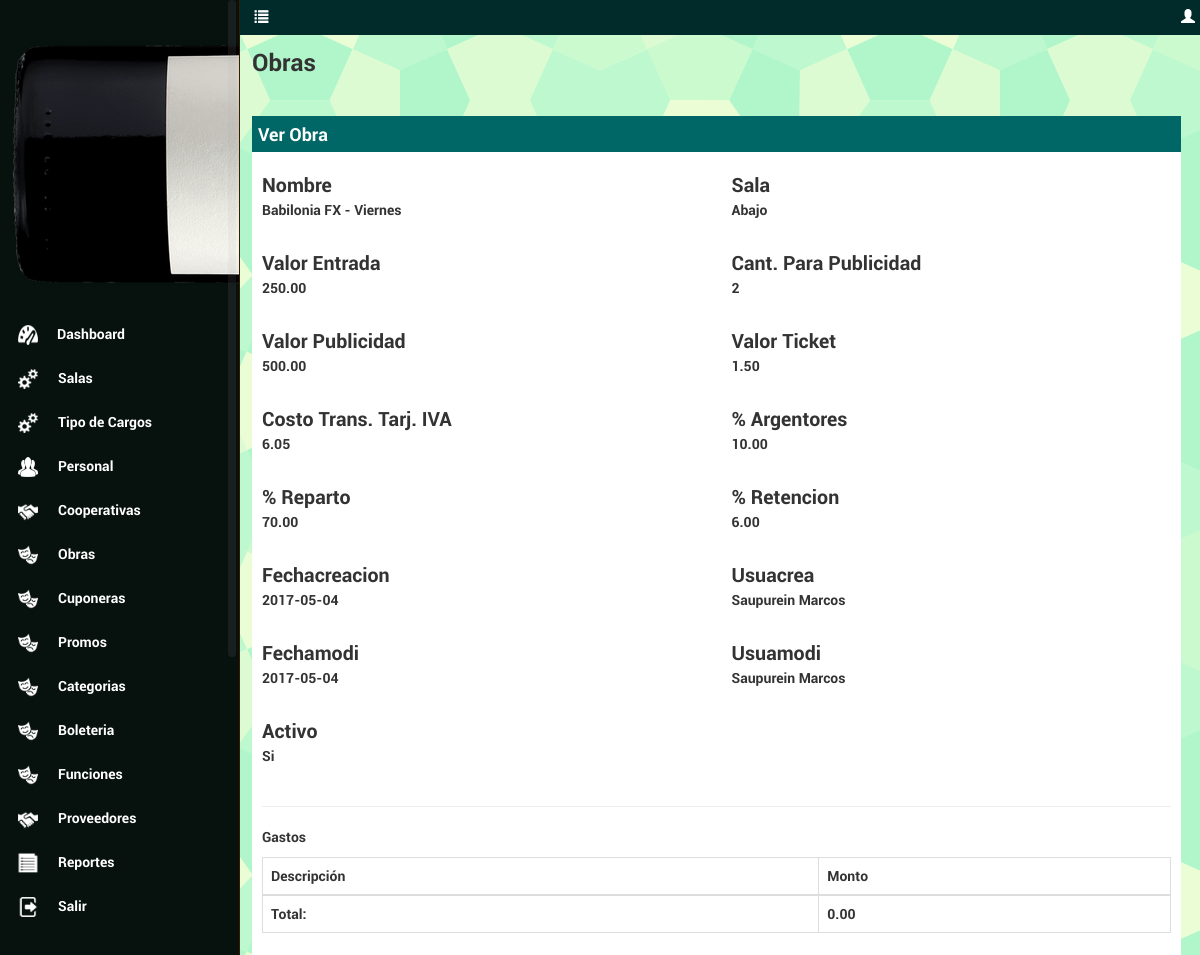
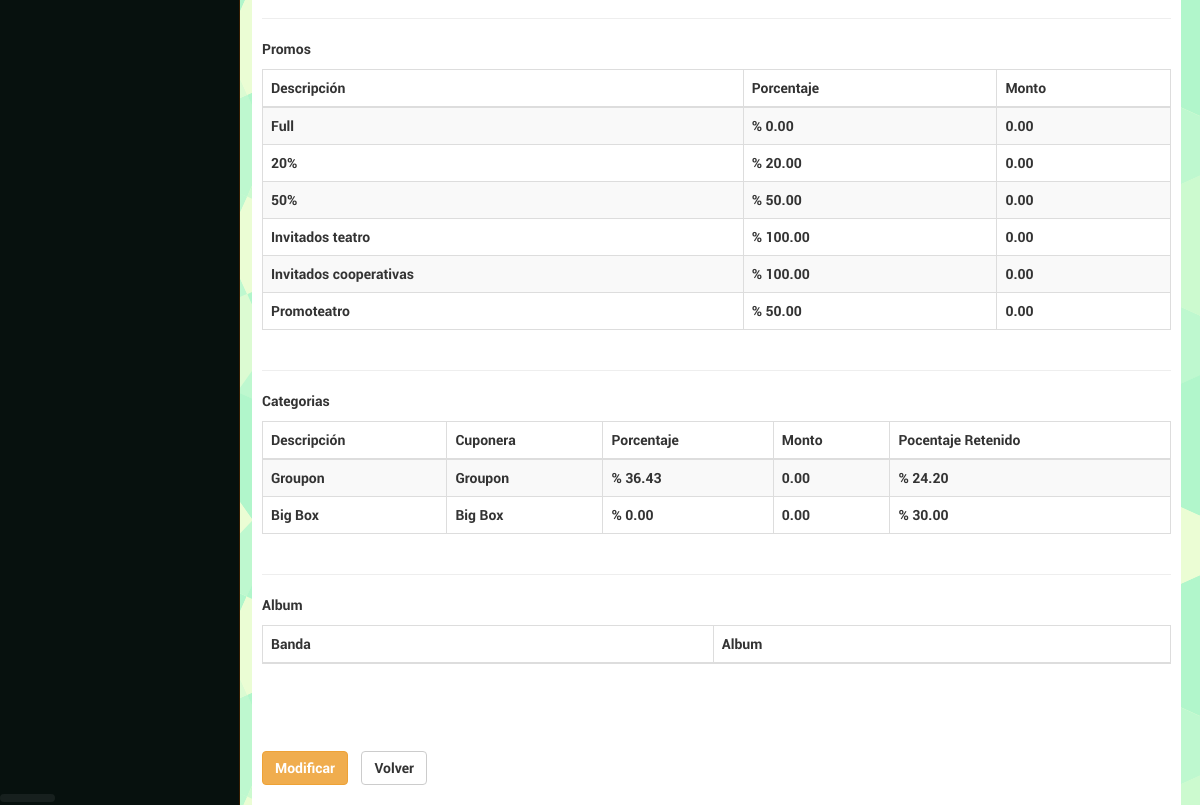
Screenshot of /trunk/dashboard/obras/ver.php?id=1 (signed in) with the database file from the repository (2 pictures, top to bottom).
### tables this page shows
CREATE TABLE IF NOT EXISTS `predio_menu` (
  `idmenu` int(11) NOT NULL AUTO_INCREMENT,
  `url` varchar(45) NOT NULL,
  `icono` varchar(45) DEFAULT NULL,
  `nombre` varchar(45) NOT NULL,
  `Orden` smallint(6) DEFAULT NULL,
  `hover` varchar(45) DEFAULT NULL,
  `permiso` varchar(50) DEFAULT NULL,
  PRIMARY KEY (`idmenu`)
);

CREATE TABLE IF NOT EXISTS `dbpromosobras` (
  `idpromoobra` int(11) NOT NULL AUTO_INCREMENT,
  `descripcion` varchar(120) DEFAULT NULL,
  `refobras` int(11) NOT NULL,
  `vigenciadesde` date DEFAULT NULL,
  `vigenciahasta` date DEFAULT NULL,
  `porcentaje` decimal(5,2) DEFAULT NULL,
  `monto` decimal(18,2) DEFAULT NULL,
  PRIMARY KEY (`idpromoobra`),
  KEY `fk_promo_obras_idx` (`refobras`)
);

CREATE TABLE IF NOT EXISTS `dbcategorias` (
  `idcategoria` int(11) NOT NULL AUTO_INCREMENT,
  `descripcion` varchar(120) NOT NULL,
  `refobras` int(11) NOT NULL,
  `refcuponeras` int(11) NOT NULL,
  `porcentaje` decimal(5,2) DEFAULT NULL,
  `monto` decimal(10,2) DEFAULT NULL,
  `pocentajeretenido` decimal(5,2) DEFAULT NULL,
  PRIMARY KEY (`idcategoria`),
  KEY `fk_categorias_obras_idx` (`refobras`),
  KEY `fk_categorias_cuponeras_idx` (`refcuponeras`)
);

CREATE TABLE IF NOT EXISTS `tbcuponeras` (
  `idcuponera` int(11) NOT NULL AUTO_INCREMENT,
  `nombre` varchar(120) NOT NULL,
  `direccion` varchar(150) DEFAULT NULL,
  `telefono` varchar(10) DEFAULT NULL,
  `cuit` varchar(11) DEFAULT NULL,
  `email` varchar(120) DEFAULT NULL,
  `activo` bit(1) DEFAULT NULL,
  PRIMARY KEY (`idcuponera`)
);

### trunk/includes/appconfig.php (called while the page is built, shortened)
<?php
class appconfig {
function conexion() {
		$hostname = "localhost";
		$database = "u235498999_teatr";
		$username = "u235498999_teatr";
		$password = "rhcp7575";
		$conexion = array("hostname" => $hostname,
						  "database" => $database,
						  "username" => $username,
						  "password" => $password);
		return $conexion;
}
}
?>

### trunk/includes/funcionesReferencias.php (called while the page is built, shortened)
<?php
class ServiciosReferencias {
function traerObrasPorId($id) {
$sql = "select idobra,nombre,refsalas,valorentrada,cantpulicidad,valorpulicidad,valorticket,costotranscciontarjetaiva,porcentajeargentores,porcentajereparto,porcentajeretencion,fechacreacion,usuacrea,fechamodi,usuamodi,(case when activo = 1 then 'Si' else 'No' end) as activo from dbobras where idobra =".$id;
$res = $this->query($sql,0);
return $res;
}
function traerCategoriasPorObra($idObra) {
$sql = "select
c.idcategoria,
c.descripcion,
obr.nombre as obra,
cup.nombre as cuponera,
c.porcentaje,
c.monto,
c.pocentajeretenido,
c.refobras,
c.refcuponeras
from dbcategorias c
inner join dbobras obr ON obr.idobra = c.refobras
inner join tbsalas sa ON sa.idsala = obr.refsalas
inner join tbcuponeras cup ON cup.idcuponera = c.refcuponeras
where	obr.idobra = ".$idObra."
order by 1";
$res = $this->query($sql,0);
return $res;
}
function traerPromosobrasActivosPorObra($idObra) {
$sql = "select
p.idpromoobra,
p.descripcion,
p.refobras,
p.vigenciadesde,
p.vigenciahasta,
p.porcentaje,
p.monto
from dbpromosobras p
inner join dbobras obr ON obr.idobra = p.refobras
inner join tbsalas sa ON sa.idsala = obr.refsalas
where	obr.idobra = ".$idObra." and (p.vigenciadesde <= now() and p.vigenciahasta >= now() or (p.vigenciahasta = '0000-00-00' or p.vigenciahasta is null))
order by 1";
$res = $this->query($sql,0);
return $res;
}
function traerSalas() {
$sql = "select
s.idsala,
s.descripcion,
s.capacidad,
s.activa
from tbsalas s
order by 1";
$res = $this->query($sql,0);
return $res;
}
function query($sql,$accion) {
		require_once 'appconfig.php';
		$appconfig	= new appconfig();
		$datos		= $appconfig->conexion();
		$hostname	= $datos['hostname'];
		$database	= $datos['database'];
		$username	= $datos['username'];
		$password	= $datos['password'];
		$conex = mysql_connect($hostname,$username,$password) or die ("no se puede conectar".mysql_error());
		        $error = 0;
		$result=mysql_query($sql,$conex);
		if($error==1){
			mysql_query("ROLLBACK");
			return false;
		}
		 else{
			return $result;
		}
	}
}
?>

### trunk/dashboard/obras/ver.php (the view, shortened to what this page needs)
<?php
if (!isset($_SESSION['usua_predio']))
{
	header('Location: ../../error.php');
} else {
include ('../../includes/funciones.php');
include ('../../includes/funcionesHTML.php');
include ('../../includes/funcionesReferencias.php');
$serviciosFunciones = new Servicios();
$serviciosHTML 		= new ServiciosHTML();
$serviciosReferencias 	= new ServiciosReferencias();
$resMenu = $serviciosHTML->menu(utf8_encode($_SESSION['nombre_predio']),"Obras",$_SESSION['refroll_predio'],'');
$id = $_GET['id'];
$resResultado = $serviciosReferencias->traerObrasPorId($id);
$singular = "Obra";
$plural = "Obras";
$idTabla = "idobra";
$tabla 			= "dbobras";
$lblCambio	 	= array("refsalas","valorentrada","cantpulicidad","valorpulicidad","valorticket","costotranscciontarjetaiva","porcentajeargentores","porcentajereparto","porcentajeretencion");
$lblreemplazo	= array("Sala","Valor Entrada","Cant. para Publicidad","Valor Publicidad","Valor Ticket","Costo Trans. Tarj. IVA","% Argentores","% Reparto","% Retencion");
$resSalas	=	$serviciosReferencias->traerSalas();
$cadRef 	= 	$serviciosFunciones->devolverSelectBoxActivo($resSalas,array(1),'',mysql_result($resResultado,0,'refsalas'));
$refdescripcion = array(0=>$cadRef);
$refCampo 	=  array("refsalas");
$formulario 	= $serviciosFunciones->camposTablaVer($id, $idTabla,$tabla,$lblCambio,$lblreemplazo,$refdescripcion,$refCampo);
$resPromos		= $serviciosReferencias->traerPromosobrasActivosPorObra($id);
$resCategorias	= $serviciosReferencias->traerCategoriasPorObra($id);
?>
<!DOCTYPE HTML>
<html>
<head>
<link href="../../css/estiloDash.css" rel="stylesheet" type="text/css">
    <link rel="stylesheet" href="../../css/jquery-ui.css">
    <link rel="stylesheet" href="../../bootstrap/css/bootstrap.min.css"/>
	<link rel="stylesheet" href="../../css/bootstrap-datetimepicker.min.css">
   <link href="../../css/perfect-scrollbar.css" rel="stylesheet">
</head>
<body>
 <?php echo $resMenu; ?>
<div id="content">
<h3><?php echo $plural; ?></h3>
    <div class="boxInfoLargo">
        <div id="headBoxInfo">
        	<p style="color: #fff; font-size:18px; height:16px;">Ver <?php echo $singular; ?></p>
        </div>
    	<div class="cuerpoBox">
        	<form class="form-inline formulario" role="form">
			<div class="row">
			<?php echo $formulario; ?>
            </div>
            <hr>
            <div class="row">
            	<div class="col-md-12">
            	<p>Gastos</p>
                <table class="table table-bordered table-striped">
                	<thead>
                    	<th>Descripción</th>
                        <th>Monto</th>
                    </thead>
                    	<?php
							$total = 0;
						?>
                    <tfoot>
                    	<td>Total:</td>
                        <td><?php echo number_format($total,2,'.',','); ?></td>
                    </tfoot>
                </table>
                </div>
            </div>
            <hr>
            <div class="row">
            	<div class="col-md-12">
            	<p>Promos</p>
                <table class="table table-bordered table-striped">
                	<thead>
                    	<th>Descripción</th>
                        <th>Porcentaje</th>
                        <th>Monto</th>
                    </thead>
                    <tbody>
                    	<?php
							while ($row = mysql_fetch_array($resPromos)) {
						?>
                        <tr>
                    	<td><?php echo $row['descripcion']; ?></td>
                        <td><?php echo '% '.number_format($row['porcentaje'],2,'.',','); ?></td>
                        <td><?php echo number_format($row['monto'],2,'.',','); ?></td>
                        </tr>
                        <?php
							}
						?>
                    </tbody>
                </table>
                </div>
            </div>
            <hr>
            <div class="row">
            	<div class="col-md-12">
            	<p>Categorias</p>
                <table class="table table-bordered table-striped">
                	<thead>
                    	<th>Descripción</th>
                        <th>Cuponera</th>
                        <th>Porcentaje</th>
                        <th>Monto</th>
                        <th>Pocentaje Retenido</th>
                    </thead>
                    <tbody>
                    	<?php
							while ($row = mysql_fetch_array($resCategorias)) {
						?>
                        <tr>
                    	<td><?php echo $row['descripcion']; ?></td>
                        <td><?php echo $row['cuponera']; ?></td>
                        <td><?php echo '% '.number_format($row['porcentaje'],2,'.',','); ?></td>
                        <td><?php echo number_format($row['monto'],2,'.',','); ?></td>
                        <td><?php echo '% '.number_format($row['pocentajeretenido'],2,'.',','); ?></td>
                        </tr>
                        <?php
							}
						?>
                    </tbody>
                </table>
                </div>
            </div>
            <hr>
            <div class="row">
            	<div class="col-md-12">
            	<p>Album</p>
                <table class="table table-bordered table-striped">
                	<thead>
                    	<th>Banda</th>
                        <th>Album</th>
                    </thead>
                </table>
                </div>
            </div>
            <div class='row' style="margin-left:25px; margin-right:25px;">
                <div class='alert'>
                </div>
            </div>
            <div class="row">
                <div class="col-md-12">
                <ul class="list-inline" style="margin-top:15px;">
                    <li>
                        <button type="button" class="btn btn-warning modificar" id="<?php echo $id; ?>" style="margin-left:0px;">Modificar</button>
                    </li>
                    <li>
                        <button type="button" class="btn btn-default volver" style="margin-left:0px;">Volver</button>
                    </li>
                </ul>
                </div>
            </div>
            </form>
    	</div>
    </div>
</div>
<?php } ?>
</body>
</html>

### trunk/includes/funcionesHTML.php (shortened to what this page needs)
<?php
class ServiciosHTML {
function menu($usuario,$titulo,$rol,$empresa) {
	$sql = "select idmenu,url,icono, nombre, permiso from predio_menu where permiso like '%".$rol."%' order by orden";
	$res = $this->query($sql,0);
	$cadmenu = "";
	$js = "<script>
		$(document).ready(function(){
			$('#colapsarMenu').click(function() {
			if ($('#colapsarMenu').attr('class') == 'glyphicon glyphicon-list') {
			$('#content').css( { marginLeft : '1%' } );
			$('#navigation').hide();
			$('#colapsarMenu').removeClass('glyphicon glyphicon-list');
			$('#colapsarMenu').addClass('glyphicon glyphicon-align-justify');
			} else {
			$('#content').css( { marginLeft : '21%' } );
			$('#navigation').show();
			$('#colapsarMenu').removeClass('glyphicon glyphicon-align-justify');
			$('#colapsarMenu').addClass('glyphicon glyphicon-list');
			}
			});
		});
		</script>";
	while ($row = mysql_fetch_array($res)) {
		if ($titulo == $row['nombre']) {
			$row['url'] = "index.php";
		}
		if (strpos($row['permiso'],$rol) !== false) {
			if ($row['idmenu'] == 1) {
				$cadmenu = $cadmenu.'<li class="arriba"><div class="'.$row['icono'].'"></div><a href="'.$row['url'].'">'.$row['nombre'].'</a></li>';
			} else {
				$cadmenu = $cadmenu.'<li><div class="'.$row['icono'].'"></div><a href="'.$row['url'].'">'.$row['nombre'].'</a></li>';
			}
		}
	}
	$menu = '
		<div style="background-color:#012A2A; position:absolute; top:0;left:0; height:35px; width:100%; color:#FFF; padding-top:7px;">
			<ul class="list-inline" style="margin-left:12px;">
				<li style="margin-left:20%;"><span class="glyphicon glyphicon-list" id="colapsarMenu" style="cursor:pointer;"> </span></li>
				<li class="navbar-right"><span class="glyphicon glyphicon-user"></span> '.$usuario.'</li>
			</ul>
		</div>
		<div style="height:30px;">
		</div>
		<div id="navigation" >
			<div align="center">
			<img src="../imagenes/dash_logo.png"/ style="padding-bottom:5%;">
			</div>
				<nav class="nav">
					<ul>
						'.utf8_encode($cadmenu).'
					</ul>
				</nav>
			 </div>
		</div>
		'.$js;
	return $menu;
}
function query($sql,$accion) {
		require_once 'appconfig.php';
		$appconfig	= new appconfig();
		$datos		= $appconfig->conexion();
		$hostname	= $datos['hostname'];
		$database	= $datos['database'];
		$username	= $datos['username'];
		$password	= $datos['password'];
		$conex = mysql_connect($hostname,$username,$password) or die ("no se puede conectar".mysql_error());
		$result = mysql_query($sql,$conex);
		return $result;
	}
}
?>

### trunk/css/estiloDash.css (style rules this page uses)
* { margin:0; padding:0; font-family: robotoL; }
html { height : 101%; }
body { font-family: robotoL; background: url(../imagenes/congruent_pentagon.png) repeat; }
#content { margin-left:21%; }
#navigation { height:100%; background-color: #07110E; padding-top:15px; overflow-y: auto; position: fixed; top: 0; width: 20%; z-index: 9999; overflow: hidden; border-right:1px #371C00 solid; }
.nav { margin-top:-15px; }
.nav ul { list-style:none; }
.nav ul li { padding:8px 8px; height:44px; width:100%; }
.nav ul li a { color:#FFF; font-family:robotoL; font-size:1.0em; text-decoration:none; float: left; margin-top:5px; }
.nav .arriba { border-top:none; }
.icodashboard { background:url(../imagenes/iconmenu/dashboard.png) no-repeat; background-position: center center; width:40px; height:40px; float:left; margin-right:9px; margin-top:-4px; background-size: 25px 50px; background-size: 50% 50%; }
.icousuarios { background:url(../imagenes/iconmenu/usuarios.png) no-repeat; background-position: center center; width:40px; height:40px; float:left; margin-right:10px; margin-top:-4px; background-size: 25px 50px; background-size: 50% 50%; }
.icoreportes { background:url(../imagenes/iconmenu/reportes.png) no-repeat; background-position: center center; width:40px; height:40px; float:left; margin-right:10px; margin-top:-4px; background-size: 25px 50px; background-size: 50% 50%; }
.icocontratos { background:url(../imagenes/iconmenu/contratos.png) no-repeat; background-position: center center; width:40px; height:40px; float:left; margin-right:10px; margin-top:-4px; background-size: 25px 50px; background-size: 50% 50%; }
.icoconfiguracion { background:url(../imagenes/iconmenu/configuracion.png) no-repeat; background-position: center center; width:40px; height:40px; float:left; margin-right:10px; margin-top:-4px; background-size: 25px 50px; background-size: 50% 50%; }
.icocinema { background:url(../imagenes/iconmenu/cinema.png) no-repeat; background-position: center center; width:40px; height:40px; float:left; margin-right:10px; margin-top:-4px; background-size: 25px 50px; background-size: 50% 50%; }
.icosalir { background:url(../imagenes/iconmenu/salir.png) no-repeat; background-position: center center; width:40px; height:40px; float:left; margin-right:10px; margin-top:-4px; background-size: 25px 50px; background-size: 50% 50%; }
.boxInfoLargo { width: 98%; height: auto; margin-top:30px; margin-bottom:30px; min-width: 800px; float:left; background:#fff; z-index:-1; position: relative; margin-right:15px; }
.boxInfo .cuerpoBox,.boxInfoLargo .cuerpoBox { padding:10px; }
#headBoxInfo { background-color:#006666; padding:6px; height:36px; }

### trunk/dashboard/obras/ver.php (style rules this page uses)
body p { text-decoration:none; font-weight:normal; }

### rows the page displays
predio_menu: nombre "Dashboard"
predio_menu: nombre "Salas"
predio_menu: nombre "Tipo de Cargos"
predio_menu: nombre "Personal"
predio_menu: nombre "Cooperativas"
predio_menu: nombre "Obras"
predio_menu: nombre "Cuponeras"
predio_menu: nombre "Promos"
predio_menu: nombre "Categorias"
predio_menu: nombre "Boleteria"
predio_menu: nombre "Funciones"
predio_menu: nombre "Proveedores"
predio_menu: nombre "Reportes"
predio_menu: nombre "Salir"
dbpromosobras: descripcion "Full", porcentaje "0.00", monto "0.00"
dbpromosobras: descripcion "20%", porcentaje "20.00", monto "0.00"
dbpromosobras: descripcion "50%", porcentaje "50.00", monto "0.00"
dbpromosobras: descripcion "Invitados teatro", porcentaje "100.00", monto "0.00"
dbpromosobras: descripcion "Invitados cooperativas", porcentaje "100.00", monto "0.00"
dbpromosobras: descripcion "Promoteatro", porcentaje "50.00", monto "0.00"
dbcategorias: descripcion "Groupon", refcuponeras.nombre "Groupon", porcentaje "36.43", monto "0.00", pocentajeretenido "24.20"
dbcategorias: descripcion "Big Box", refcuponeras.nombre "Big Box", porcentaje "0.00", monto "0.00", pocentajeretenido "30.00"

### other values shown
$plural "Obras"
$singular "Obra"
$label "Nombre Cant. Para Publicidad Usuacrea Usuamodi"
utf8_encode(mysql_result($resMod,0,$row[0])) "Babilonia FX - Viernes 2 Saupurein Marcos Saupurein Marcos"
$label "Sala"
$label "Valor Entrada Valor Publicidad Valor Ticket Costo Trans. Tarj. IVA % Argentores % Reparto % Retencion"
mysql_result($resMod,0,$row[0]) "250.00 500.00 1.50 6.05 10.00 70.00 6.00"
$label "Fechacreacion Fechamodi"
mysql_result($resMod,0,$row[0]) "2017-05-04 2017-05-04"
$label "Activo"
$activo "Si"
$total "0.00"
